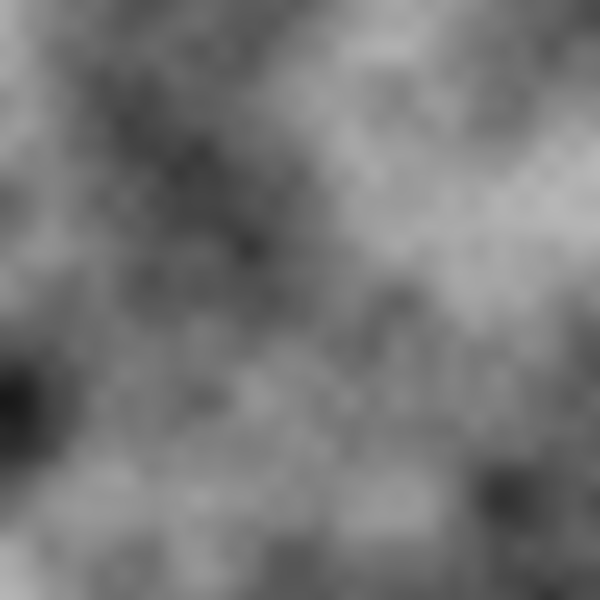
Frame 1 (no input)
Frame 60 (no input): identical to frame 1, image omitted
Frame 120 (the mouse pressed at the canvas centre since frame 60): identical to frame 1, image omitted

The p5.js sketch that drew this single still picture (run headless with seeded random() and noise() and a simulated clock; from frame 60 on, the mouse is pressed at the canvas centre):

// p5.js sketch
// ── sketch.js
// EXAMPLE FROM: https://www.youtube.com/watch?v=ikwNrFvnL3g
var inc = 0.005;
var xoff = 0.0;
var yoff = 0.0;

function setup() {
  //Code here
  createCanvas(600, 600);
	background(51);
}

function draw(){
	background(51);	
	var yoff = 0;
  loadPixels();
  for (var y = 0; y < height; y++) {
  	var xoff = 0;
  	for (var x = 0; x < width; x++) {
  		var index = (x + y * width) * 4; // ver que hace esto.
  		var randomNoise = noise(xoff, yoff) * 255;
  		pixels[index + 0] = randomNoise;
  		pixels[index + 1] = randomNoise;
  		pixels[index + 2] = randomNoise;
  		pixels[index + 3] = 255;

  		xoff += inc;
  	}
  	yoff += inc;
  }
  updatePixels();
}
